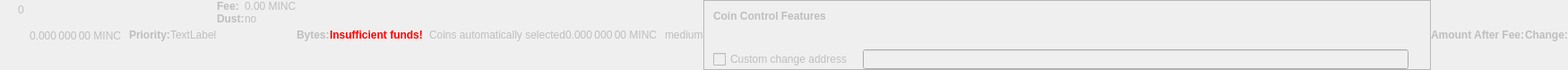
    <widget class="QWidget" name="dummyHideWidget" native="true">
     <property name="enabled">
      <bool>false</bool>
     </property>
     <property name="maximumSize">
      <size>
       <width>100</width>
       <height>22</height>
      </size>
     </property>
     <layout class="QHBoxLayout" name="dummyHideLayout">
      <property name="spacing">
       <number>0</number>
      </property>
      <property name="leftMargin">
       <number>0</number>
      </property>
      <property name="topMargin">
       <number>0</number>
      </property>
      <property name="rightMargin">
       <number>0</number>
      </property>
      <property name="bottomMargin">
       <number>0</number>
      </property>
      <item>
       <layout class="QFormLayout" name="formLayoutCoinControl1">
        <property name="horizontalSpacing">
         <number>10</number>
        </property>
        <property name="verticalSpacing">
         <number>14</number>
        </property>
        <property name="leftMargin">
         <number>10</number>
        </property>
        <property name="topMargin">
         <number>4</number>
        </property>
        <property name="rightMargin">
         <number>6</number>
        </property>
        <item row="0" column="1">
         <widget class="QLabel" name="labelCoinControlBytes">
          <property name="cursor">
           <cursorShape>IBeamCursor</cursorShape>
          </property>
          <property name="contextMenuPolicy">
           <enum>Qt::ActionsContextMenu</enum>
          </property>
          <property name="text">
           <string notr="true">0</string>
          </property>
          <property name="textInteractionFlags">
           <set>Qt::LinksAccessibleByMouse|Qt::TextSelectableByKeyboard|Qt::TextSelectableByMouse</set>
          </property>
         </widget>
        </item>
       </layout>
      </item>
      <item>
       <widget class="QLabel" name="labelCoinControlAfterFee">
        <property name="enabled">
         <bool>false</bool>
        </property>
        <property name="sizePolicy">
         <sizepolicy hsizetype="Fixed" vsizetype="Fixed">
          <horstretch>0</horstretch>
          <verstretch>0</verstretch>
         </sizepolicy>
        </property>
        <property name="minimumSize">
         <size>
          <width>111</width>
          <height>12</height>
         </size>
        </property>
        <property name="maximumSize">
         <size>
          <width>111</width>
          <height>12</height>
         </size>
        </property>
        <property name="cursor">
         <cursorShape>IBeamCursor</cursorShape>
        </property>
        <property name="contextMenuPolicy">
         <enum>Qt::ActionsContextMenu</enum>
        </property>
        <property name="text">
         <string notr="true">0.000 000 00 MINC</string>
        </property>
        <property name="textInteractionFlags">
         <set>Qt::LinksAccessibleByMouse|Qt::TextSelectableByKeyboard|Qt::TextSelectableByMouse</set>
        </property>
       </widget>
      </item>
      <item>
       <widget class="QLabel" name="labelCoinControlPriorityText">
        <property name="enabled">
         <bool>false</bool>
        </property>
        <property name="font">
         <font>
          <weight>75</weight>
          <bold>true</bold>
         </font>
        </property>
        <property name="text">
         <string>Priority:</string>
        </property>
       </widget>
      </item>
      <item>
       <layout class="QHBoxLayout" name="horizontalLayout">
        <item>
         <widget class="QLabel" name="WarningLabel">
          <property name="text">
           <string>TextLabel</string>
          </property>
         </widget>
        </item>
       </layout>
      </item>
      <item>
       <layout class="QFormLayout" name="formLayoutCoinControl3">
        <property name="horizontalSpacing">
         <number>0</number>
        </property>
        <property name="verticalSpacing">
         <number>0</number>
        </property>
        <property name="leftMargin">
         <number>0</number>
        </property>
        <property name="topMargin">
         <number>0</number>
        </property>
        <property name="rightMargin">
         <number>0</number>
        </property>
        <item row="0" column="0">
         <widget class="QLabel" name="labelCoinControlFeeText">
          <property name="enabled">
           <bool>false</bool>
          </property>
          <property name="font">
           <font>
            <weight>75</weight>
            <bold>true</bold>
           </font>
          </property>
          <property name="text">
           <string>Fee:</string>
          </property>
          <property name="margin">
           <number>0</number>
          </property>
         </widget>
        </item>
        <item row="0" column="1">
         <widget class="QLabel" name="labelCoinControlFee">
          <property name="enabled">
           <bool>false</bool>
          </property>
          <property name="cursor">
           <cursorShape>IBeamCursor</cursorShape>
          </property>
          <property name="contextMenuPolicy">
           <enum>Qt::ActionsContextMenu</enum>
          </property>
          <property name="text">
           <string notr="true">0.00 MINC</string>
          </property>
          <property name="textInteractionFlags">
           <set>Qt::LinksAccessibleByMouse|Qt::TextSelectableByKeyboard|Qt::TextSelectableByMouse</set>
          </property>
         </widget>
        </item>
        <item row="1" column="0">
         <widget class="QLabel" name="labelCoinControlLowOutputText">
          <property name="enabled">
           <bool>false</bool>
          </property>
          <property name="font">
           <font>
            <weight>75</weight>
            <bold>true</bold>
           </font>
          </property>
          <property name="text">
           <string>Dust:</string>
          </property>
         </widget>
        </item>
        <item row="1" column="1">
         <widget class="QLabel" name="labelCoinControlLowOutput">
          <property name="enabled">
           <bool>false</bool>
          </property>
          <property name="cursor">
           <cursorShape>IBeamCursor</cursorShape>
          </property>
          <property name="contextMenuPolicy">
           <enum>Qt::ActionsContextMenu</enum>
          </property>
          <property name="text">
           <string>no</string>
          </property>
          <property name="textInteractionFlags">
           <set>Qt::LinksAccessibleByMouse|Qt::TextSelectableByKeyboard|Qt::TextSelectableByMouse</set>
          </property>
         </widget>
        </item>
       </layout>
      </item>
      <item>
       <widget class="QLabel" name="labelCoinControlBytesText">
        <property name="enabled">
         <bool>false</bool>
        </property>
        <property name="font">
         <font>
          <weight>75</weight>
          <bold>true</bold>
         </font>
        </property>
        <property name="text">
         <string>Bytes:</string>
        </property>
       </widget>
      </item>
      <item>
       <layout class="QFormLayout" name="formLayoutCoinControl2">
        <property name="horizontalSpacing">
         <number>0</number>
        </property>
        <property name="verticalSpacing">
         <number>0</number>
        </property>
        <property name="leftMargin">
         <number>0</number>
        </property>
        <property name="topMargin">
         <number>0</number>
        </property>
        <property name="rightMargin">
         <number>0</number>
        </property>
       </layout>
      </item>
      <item>
       <layout class="QHBoxLayout" name="horizontalLayoutCoinControl2">
        <property name="spacing">
         <number>0</number>
        </property>
        <property name="bottomMargin">
         <number>0</number>
        </property>
       </layout>
      </item>
      <item>
       <widget class="QLabel" name="labelCoinControlInsuffFunds">
        <property name="enabled">
         <bool>false</bool>
        </property>
        <property name="minimumSize">
         <size>
          <width>0</width>
          <height>0</height>
         </size>
        </property>
        <property name="font">
         <font>
          <weight>75</weight>
          <bold>true</bold>
         </font>
        </property>
        <property name="styleSheet">
         <string notr="true">color:red;font-weight:bold;</string>
        </property>
        <property name="text">
         <string>Insufficient funds!</string>
        </property>
        <property name="margin">
         <number>5</number>
        </property>
       </widget>
      </item>
      <item>
       <layout class="QFormLayout" name="formLayoutCoinControl4">
        <property name="horizontalSpacing">
         <number>0</number>
        </property>
        <property name="verticalSpacing">
         <number>0</number>
        </property>
        <property name="leftMargin">
         <number>0</number>
        </property>
        <property name="topMargin">
         <number>0</number>
        </property>
        <property name="rightMargin">
         <number>0</number>
        </property>
       </layout>
      </item>
      <item>
       <widget class="QLabel" name="labelCoinControlChangeLabel">
        <property name="enabled">
         <bool>false</bool>
        </property>
        <property name="sizePolicy">
         <sizepolicy hsizetype="Preferred" vsizetype="Expanding">
          <horstretch>0</horstretch>
          <verstretch>0</verstretch>
         </sizepolicy>
        </property>
        <property name="minimumSize">
         <size>
          <width>0</width>
          <height>0</height>
         </size>
        </property>
        <property name="text">
         <string/>
        </property>
        <property name="margin">
         <number>3</number>
        </property>
       </widget>
      </item>
      <item>
       <widget class="QLabel" name="labelCoinControlAutomaticallySelected">
        <property name="enabled">
         <bool>false</bool>
        </property>
        <property name="sizePolicy">
         <sizepolicy hsizetype="Fixed" vsizetype="Fixed">
          <horstretch>0</horstretch>
          <verstretch>0</verstretch>
         </sizepolicy>
        </property>
        <property name="minimumSize">
         <size>
          <width>0</width>
          <height>0</height>
         </size>
        </property>
        <property name="maximumSize">
         <size>
          <width>240</width>
          <height>16777215</height>
         </size>
        </property>
        <property name="text">
         <string>Coins automatically selected</string>
        </property>
        <property name="margin">
         <number>5</number>
        </property>
       </widget>
      </item>
      <item>
       <widget class="QLabel" name="labelCoinControlChange">
        <property name="enabled">
         <bool>false</bool>
        </property>
        <property name="sizePolicy">
         <sizepolicy hsizetype="Fixed" vsizetype="Fixed">
          <horstretch>0</horstretch>
          <verstretch>0</verstretch>
         </sizepolicy>
        </property>
        <property name="minimumSize">
         <size>
          <width>111</width>
          <height>0</height>
         </size>
        </property>
        <property name="maximumSize">
         <size>
          <width>111</width>
          <height>16777215</height>
         </size>
        </property>
        <property name="cursor">
         <cursorShape>IBeamCursor</cursorShape>
        </property>
        <property name="contextMenuPolicy">
         <enum>Qt::ActionsContextMenu</enum>
        </property>
        <property name="text">
         <string notr="true">0.000 000 00 MINC</string>
        </property>
        <property name="textInteractionFlags">
         <set>Qt::LinksAccessibleByMouse|Qt::TextSelectableByKeyboard|Qt::TextSelectableByMouse</set>
        </property>
       </widget>
      </item>
      <item>
       <widget class="QLabel" name="labelCoinControlPriority">
        <property name="enabled">
         <bool>false</bool>
        </property>
        <property name="cursor">
         <cursorShape>IBeamCursor</cursorShape>
        </property>
        <property name="contextMenuPolicy">
         <enum>Qt::ActionsContextMenu</enum>
        </property>
        <property name="text">
         <string>medium</string>
        </property>
        <property name="textInteractionFlags">
         <set>Qt::LinksAccessibleByMouse|Qt::TextSelectableByKeyboard|Qt::TextSelectableByMouse</set>
        </property>
       </widget>
      </item>
      <item>
       <widget class="QFrame" name="frameCoinControl">
        <property name="sizePolicy">
         <sizepolicy hsizetype="Expanding" vsizetype="Expanding">
          <horstretch>0</horstretch>
          <verstretch>0</verstretch>
         </sizepolicy>
        </property>
        <property name="maximumSize">
         <size>
          <width>16777215</width>
          <height>16777215</height>
         </size>
        </property>
        <property name="frameShape">
         <enum>QFrame::StyledPanel</enum>
        </property>
        <property name="frameShadow">
         <enum>QFrame::Sunken</enum>
        </property>
        <layout class="QVBoxLayout" name="verticalLayoutCoinControl2_2">
         <property name="spacing">
          <number>0</number>
         </property>
         <property name="leftMargin">
          <number>0</number>
         </property>
         <property name="topMargin">
          <number>0</number>
         </property>
         <property name="rightMargin">
          <number>0</number>
         </property>
         <property name="bottomMargin">
          <number>0</number>
         </property>
         <item>
          <layout class="QVBoxLayout" name="verticalLayoutCoinControl" stretch="0,0,0,1">
           <property name="spacing">
            <number>0</number>
           </property>
           <property name="leftMargin">
            <number>10</number>
           </property>
           <property name="topMargin">
            <number>10</number>
           </property>
           <item>
            <layout class="QHBoxLayout" name="horizontalLayoutCoinControl1">
             <property name="bottomMargin">
              <number>15</number>
             </property>
             <item>
              <widget class="QLabel" name="labelCoinControlFeatures">
               <property name="enabled">
                <bool>false</bool>
               </property>
               <property name="sizePolicy">
                <sizepolicy hsizetype="Preferred" vsizetype="Maximum">
                 <horstretch>0</horstretch>
                 <verstretch>0</verstretch>
                </sizepolicy>
               </property>
               <property name="font">
                <font>
                 <weight>75</weight>
                 <bold>true</bold>
                </font>
               </property>
               <property name="styleSheet">
                <string notr="true">font-weight:bold;</string>
               </property>
               <property name="text">
                <string>Coin Control Features</string>
               </property>
              </widget>
             </item>
            </layout>
           </item>
           <item>
            <widget class="QWidget" name="widgetCoinControl" native="true">
             <property name="sizePolicy">
              <sizepolicy hsizetype="Preferred" vsizetype="Preferred">
               <horstretch>0</horstretch>
               <verstretch>0</verstretch>
              </sizepolicy>
             </property>
             <property name="minimumSize">
              <size>
               <width>0</width>
               <height>0</height>
              </size>
             </property>
             <property name="styleSheet">
              <string notr="true"/>
             </property>
             <layout class="QHBoxLayout" name="horizontalLayoutCoinControl5_2">
              <property name="leftMargin">
               <number>0</number>
              </property>
              <property name="topMargin">
               <number>0</number>
              </property>
              <property name="rightMargin">
               <number>0</number>
              </property>
              <property name="bottomMargin">
               <number>0</number>
              </property>
              <item>
               <layout class="QHBoxLayout" name="horizontalLayoutCoinControl3">
                <property name="spacing">
                 <number>20</number>
                </property>
                <property name="topMargin">
                 <number>0</number>
                </property>
                <property name="bottomMargin">
                 <number>10</number>
                </property>
               </layout>
              </item>
             </layout>
            </widget>
           </item>
           <item>
            <layout class="QHBoxLayout" name="horizontalLayoutCoinControl4" stretch="0,0,0">
             <property name="spacing">
              <number>12</number>
             </property>
             <property name="sizeConstraint">
              <enum>QLayout::SetDefaultConstraint</enum>
             </property>
             <property name="topMargin">
              <number>5</number>
             </property>
             <property name="rightMargin">
              <number>5</number>
             </property>
             <item>
              <widget class="QCheckBox" name="checkBoxCoinControlChange">
               <property name="enabled">
                <bool>false</bool>
               </property>
               <property name="toolTip">
                <string>If this is activated, but the change address is empty or invalid, change will be sent to a newly generated address.</string>
               </property>
               <property name="text">
                <string>Custom change address</string>
               </property>
              </widget>
             </item>
             <item>
              <widget class="QValidatedLineEdit" name="lineEditCoinControlChange">
               <property name="enabled">
                <bool>false</bool>
               </property>
               <property name="sizePolicy">
                <sizepolicy hsizetype="Expanding" vsizetype="Fixed">
                 <horstretch>0</horstretch>
                 <verstretch>0</verstretch>
                </sizepolicy>
               </property>
              </widget>
             </item>
             <item>
              <widget class="QLabel" name="labelCoinControlChangeLabel_2">
               <property name="sizePolicy">
                <sizepolicy hsizetype="Preferred" vsizetype="Expanding">
                 <horstretch>0</horstretch>
                 <verstretch>0</verstretch>
                </sizepolicy>
               </property>
               <property name="minimumSize">
                <size>
                 <width>0</width>
                 <height>0</height>
                </size>
               </property>
               <property name="text">
                <string/>
               </property>
               <property name="margin">
                <number>3</number>
               </property>
              </widget>
             </item>
            </layout>
           </item>
           <item>
            <spacer name="verticalSpacerCoinControl">
             <property name="orientation">
              <enum>Qt::Vertical</enum>
             </property>
             <property name="sizeHint" stdset="0">
              <size>
               <width>800</width>
               <height>1</height>
              </size>
             </property>
            </spacer>
           </item>
          </layout>
         </item>
        </layout>
       </widget>
      </item>
      <item>
       <widget class="QLabel" name="labelCoinControlAfterFeeText">
        <property name="enabled">
         <bool>false</bool>
        </property>
        <property name="minimumSize">
         <size>
          <width>0</width>
          <height>0</height>
         </size>
        </property>
        <property name="maximumSize">
         <size>
          <width>16777215</width>
          <height>16777215</height>
         </size>
        </property>
        <property name="font">
         <font>
          <weight>75</weight>
          <bold>true</bold>
         </font>
        </property>
        <property name="text">
         <string>Amount After Fee:</string>
        </property>
        <property name="alignment">
         <set>Qt::AlignLeading|Qt::AlignLeft|Qt::AlignVCenter</set>
        </property>
        <property name="margin">
         <number>0</number>
        </property>
       </widget>
      </item>
      <item>
       <widget class="QLabel" name="labelCoinControlChangeText">
        <property name="enabled">
         <bool>false</bool>
        </property>
        <property name="sizePolicy">
         <sizepolicy hsizetype="Preferred" vsizetype="Preferred">
          <horstretch>0</horstretch>
          <verstretch>0</verstretch>
         </sizepolicy>
        </property>
        <property name="minimumSize">
         <size>
          <width>0</width>
          <height>0</height>
         </size>
        </property>
        <property name="maximumSize">
         <size>
          <width>16777215</width>
          <height>16777215</height>
         </size>
        </property>
        <property name="font">
         <font>
          <weight>75</weight>
          <bold>true</bold>
         </font>
        </property>
        <property name="text">
         <string>Change:</string>
        </property>
        <property name="alignment">
         <set>Qt::AlignLeading|Qt::AlignLeft|Qt::AlignVCenter</set>
        </property>
       </widget>
      </item>
     </layout>
    </widget>
